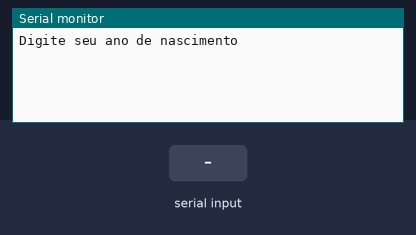
This sketch was run on a simulated Arduino Uno, built with avr-gcc and run on an emulated ATmega328P. Parts: the last lines printed to the serial monitor. The test bench sets the inputs (shaded band).

Above: at 1.2 s.
1.3 s: "90,45\n" received over Serial
At 2.62 s:
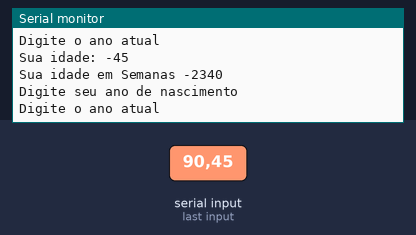
2.8 s: "30,150\n" received over Serial
At 4.4 s:
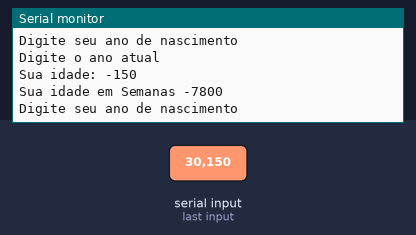

Measured:
- after the input at 1.3 s, the serial monitor: prints a new line at once (image 1)
- after the input at 2.8 s, the serial monitor: prints a new line at once (image 2)

The sketch:

2_atividade1.ino
```cpp
// C++ code
//Faça um programa que receba o ano de nascimento de uma pessoa e o ano atual. Calcule e imprima: a. A idade dessa pessoa b. Essa idade convertida em semana
int ano = 0;
int anoAtual = 0;
int idade = 0;
int idadeSemanas = 0;

void setup()
{
  Serial.begin(9600);
}

void loop()
{
  //Entrada
  Serial.println("Digite seu ano de nascimento");
  while( ! Serial.available() );
  ano = Serial.parseInt();

  Serial.println("Digite o ano atual");
  while( ! Serial.available() );
  anoAtual = Serial.parseInt();

  //Procedimento
  idade = anoAtual - ano;
  idadeSemanas = idade * 52;


  //Saida
  Serial.println("Sua idade: " + String(idade));
  Serial.println("Sua idade em Semanas " + String(idadeSemanas));


}
```
